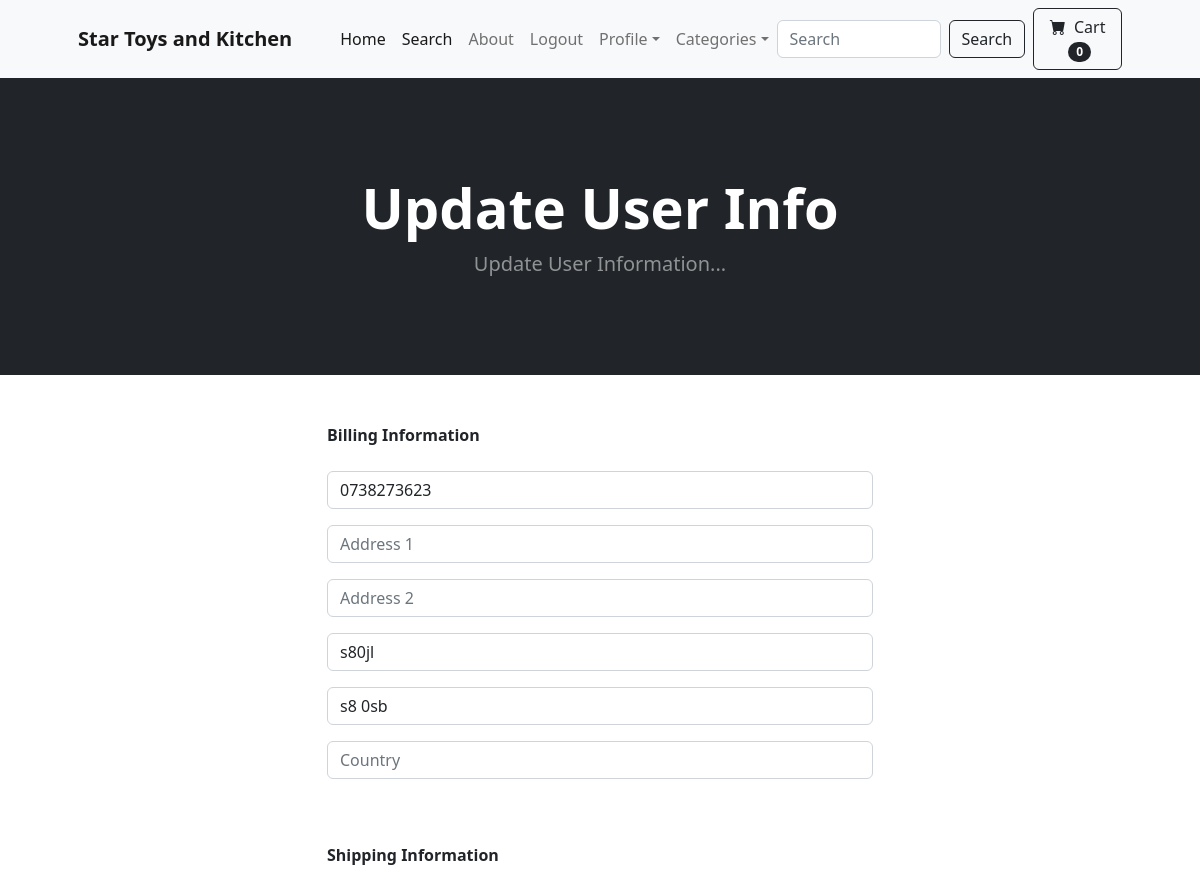
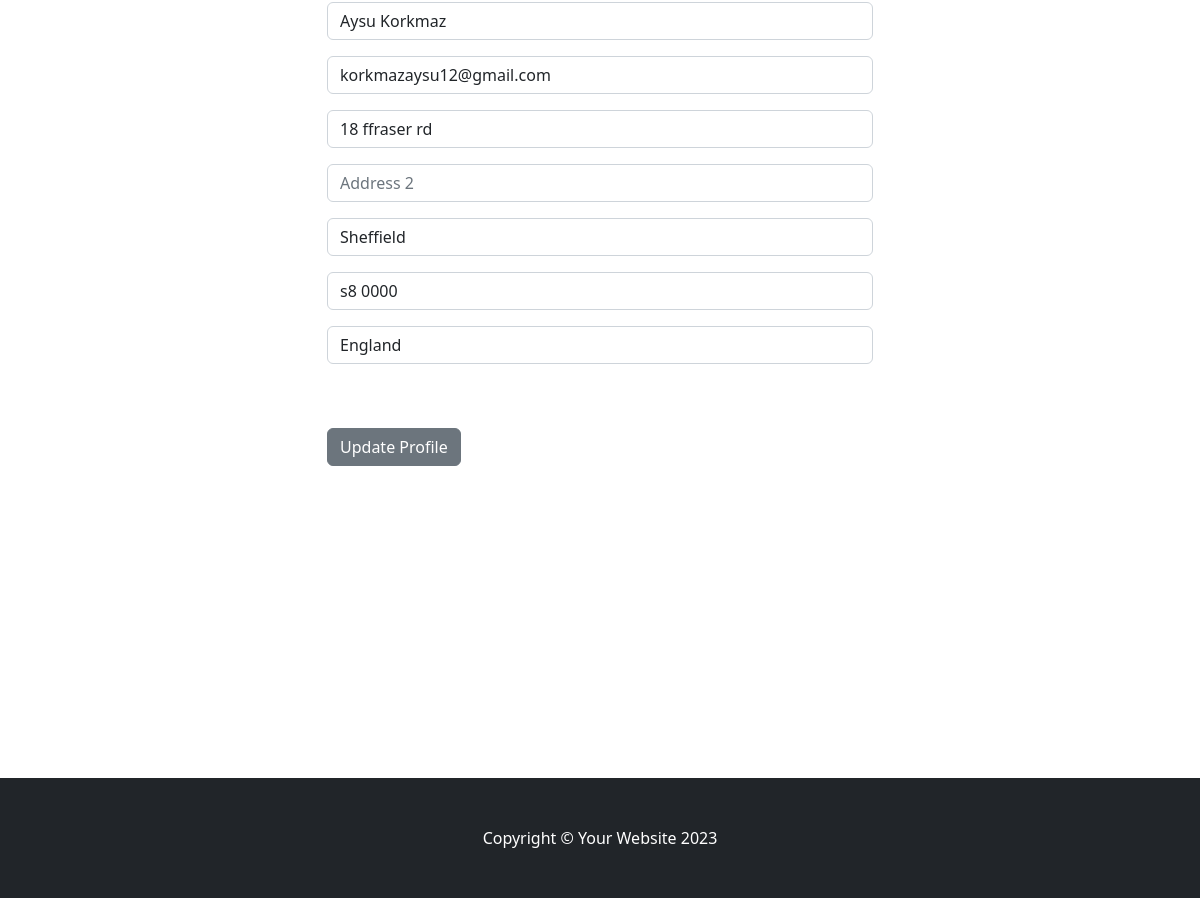
The page /update_info/ (signed in) on the database its author committed (2 pictures, top to bottom).
### store/models.py (models this page shows, shortened)
class Profile(models.Model):
    user = models.OneToOneField(User, on_delete=models.CASCADE)
    date_modified = models.DateTimeField(User, auto_now=True)
    phone = models.CharField(max_length=20, blank=True)
    address1 = models.CharField(max_length=200, blank=True)
    address2 = models.CharField(max_length=200, blank=True)
    city = models.CharField(max_length=200, blank=True)
    postcode = models.CharField(max_length=20, blank=True)
    country = models.CharField(max_length=200, blank=True)
    old_cart = models.CharField(max_length=200, blank=True, null=True)

### payment/models.py (models this page shows, shortened)
class ShippingAddress(models.Model):
    user = models.ForeignKey(User, on_delete=models.CASCADE, null=True, blank=True)
    shipping_full_name = models.CharField(max_length=255)
    shipping_email = models.CharField(max_length=255)
    shipping_address1 = models.CharField(max_length=255)
    shipping_address2 = models.CharField(max_length=255, null=True, blank=True)
    shipping_city = models.CharField(max_length=255)
    shipping_postcode = models.CharField(max_length=255)
    shipping_country = models.CharField(max_length=255)
    class Meta:
        verbose_name_plural = "Shipping Address"

### store/views.py (the view)
# urls.py: path('update_info/', views.update_info, name='update_info'),
def update_info(request):
    if request.user.is_authenticated:
        current_user = Profile.objects.get(user__id=request.user.id)
        shipping_user = ShippingAddress.objects.get(user__id=request.user.id)
        form = UserInfoForm(request.POST or None, instance=current_user)
        shipping_form = ShippingForm(request.POST or None, instance=shipping_user)
        if form.is_valid() or shipping_form.is_valid():
            form.save()
            shipping_form.save()
            messages.success(request, "Your Info Has Been Updated!")
            return redirect('home')
        return render(request, 'update_info.html', {'form': form, 'shipping_form': shipping_form})
    else:
        messages.success(request, "You Must Be Logged In To Access That Page!")
        return redirect('home')

### store/forms.py
class UserInfoForm(forms.ModelForm):
	phone = forms.CharField(label="", widget=forms.TextInput(attrs={'class': 'form-control', 'placeholder': 'Phone'}), required=False)
	address1 = forms.CharField(label="", widget=forms.TextInput(attrs={'class': 'form-control', 'placeholder': 'Address 1'}), required=False)
	address2 = forms.CharField(label="", widget=forms.TextInput(attrs={'class': 'form-control', 'placeholder': 'Address 2'}), required=False)
	city = forms.CharField(label="", widget=forms.TextInput(attrs={'class': 'form-control', 'placeholder': 'City'}), required=False)
	postcode = forms.CharField(label="", widget=forms.TextInput(attrs={'class': 'form-control', 'placeholder': 'Postcode'}), required=False)
	country = forms.CharField(label="", widget=forms.TextInput(attrs={'class': 'form-control', 'placeholder': 'Country'}), required=False)
	class Meta:
		model = Profile
		fields = ('phone', 'address1', 'address2', 'city', 'postcode', 'country', )

### cart/cart.py (called while the page is built)
    def __len__(self):
        return len(self.cart)

### cart/context_processors.py (called while the page is built)
def cart(request):
    return {'cart': Cart(request)}

### store/templates/update_info.html (shortened to what this page needs)
{% extends 'base.html' %}
{% block content %}
    <header class="bg-dark py-5">
        <div class="container px-4 px-lg-5 my-5">
            <div class="text-center text-white">
                <h1 class="display-4 fw-bolder">Update User Info</h1>
                <p class="lead fw-normal text-white-50 mb-0">Update User Information...</p>
            </div>
        </div>
    </header>
    <div class="container">
        <div class="row">
                <div class="col-md-6 offset-md-3">
                    <br/><br/>
                    <strong>Billing Information</strong>
                    <br/><br/>
                    <form method="POST" action="{% url 'update_info' %}">
                        {{ form.as_p }}
                        <br/><br/>
                        <strong>Shipping Information</strong>
                        <br/><br/>
                        {{shipping_form.as_p}}
                        <br/><br/>
                        <button type="submit" class="btn btn-secondary">Update Profile</button>
                     </form>
                     <br/><br/>
                    <br/><br/><br/>
                    <br/><br/>
                    <br/><br/>
                    <br/><br/>
                    <br/><br/>
                </div>
        </div>
    </div>
{% endblock %}

### rows shown on the page
Profile: phone "0738273623", city "s80jl", postcode "s8 0sb"
ShippingAddress: shipping_full_name "Aysu Korkmaz", shipping_email "korkmazaysu12@gmail.com", shipping_address1 "18 ffraser rd", shipping_city "Sheffield", shipping_postcode "s8 0000", shipping_country "England"

### other values the page prints
{{ cart|length }} "0"
